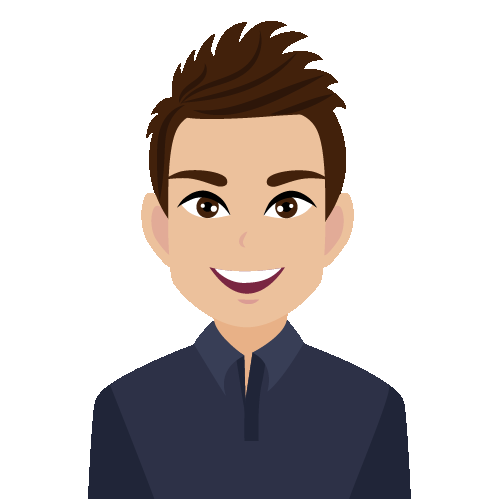
#> input picture boy.png, 500 x 500 px
$ jupyter execute 'Swapping two images using opencv.ipynb'
#> lines starting #> are read from the running program, lines starting #| are printed output that depends on the picture
[cell 1]
import cv2

[cell 2]
boy = cv2.imread("boy.png")
#> boy is the input picture: shape (500, 500, 3); mean B, G, R 191.2, 193.1, 200

cv2.imshow("boy", boy)
cv2.waitKey()
cv2.destroyAllWindows()

[cell 3]
boy.shape
#> Out = (500, 500, 3)

[cell 4]
girl = cv2.imread("girl.png")
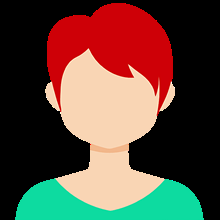
#> input picture girl.png, 220 x 220 px
#> girl is the input picture: shape (220, 220, 3); mean B, G, R 58, 70.5, 90.2

cv2.imshow("girl", girl)
cv2.waitKey()
cv2.destroyAllWindows()

[cell 5]
girl.shape
#> Out = (220, 220, 3)

[cell 6]
boy_face = boy[20:330, 140:355]
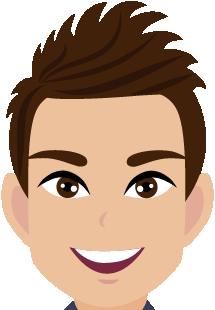
#> boy_face: shape (310, 215, 3); mean B, G, R 142.3, 163.1, 191

# Display face
cv2.imshow("boy_face", boy_face)
cv2.waitKey()
cv2.destroyAllWindows()

[cell 7]
boy_face.shape
#> Out = (310, 215, 3)

[cell 8]
girl_face = girl[1:145, 40:180]
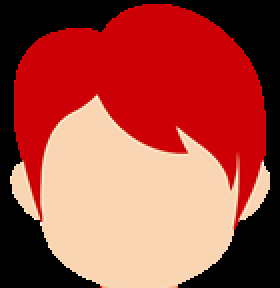
#> girl_face: shape (144, 140, 3) (shown 2 times larger); mean B, G, R 66.7, 76.1, 164.8

# Display face
cv2.imshow("girl_face", girl_face)
cv2.waitKey()
cv2.destroyAllWindows()

[cell 9]
girl_face.shape
#> Out = (144, 140, 3)

[cell 10]
boy_body = boy[331:, :]
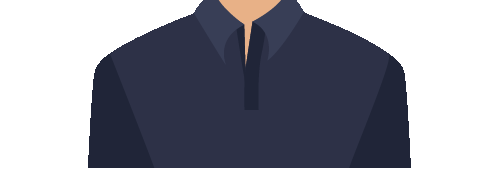
#> boy_body: shape (169, 500, 3); mean B, G, R 155.3, 144.5, 142.9

cv2.imshow("boy_body", boy_body)
cv2.waitKey()
cv2.destroyAllWindows()

[cell 11]
girl_face = girl[1:145, 40:180]
width = int(girl_face.shape[1] * 215/140)    # here dividing the column of boy's face shape by the column of girl's face to make
#> width = 215
height = int(girl_face.shape[0] * 310/144)   # same shape of boy inorder to swap it
#> height = 310
dim = (width, height)
#> dim = (215, 310)
girl_resized = cv2.resize(girl_face, dim, interpolation=cv2.INTER_AREA)
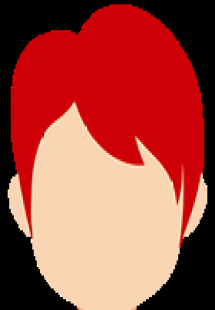
#> girl_resized: shape (310, 215, 3); mean B, G, R 66.7, 76.1, 164.8

[cell 12]
# Display face
cv2.imshow("girl_resized", girl_resized)
cv2.waitKey()
cv2.destroyAllWindows()

[cell 13]
girl_resized.shape # now it is same as boy_face shape

[cell 14]
boy_face.shape

[cell 15]
boy = cv2.imread("boy.png")
boy[20:330, 140:355] = girl_resized
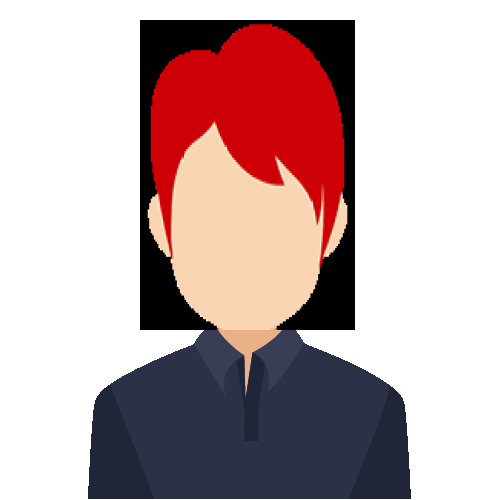
#> boy: shape (500, 500, 3); mean B, G, R 171, 169.9, 193

cv2.imshow("boy", boy)
cv2.waitKey()
cv2.destroyAllWindows()
